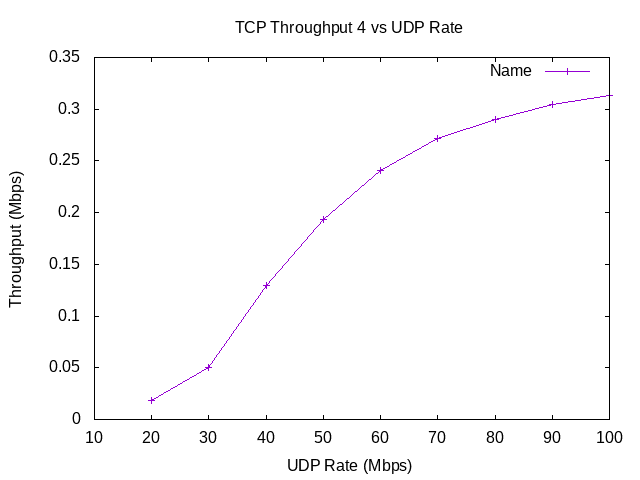

Generate this figure with gnuplot:
set terminal png
set output "graph4.png"
set title "TCP Throughput 4 vs UDP Rate"
set xlabel "UDP Rate (Mbps)"
set ylabel "Throughput (Mbps)"

set xrange [10:100]
plot "-"  title "Name" with linespoints
20 0.0185547
30 0.0498651
40 0.12952
50 0.193807
60 0.241061
70 0.271597
80 0.289973
90 0.304386
100 0.312795
e
